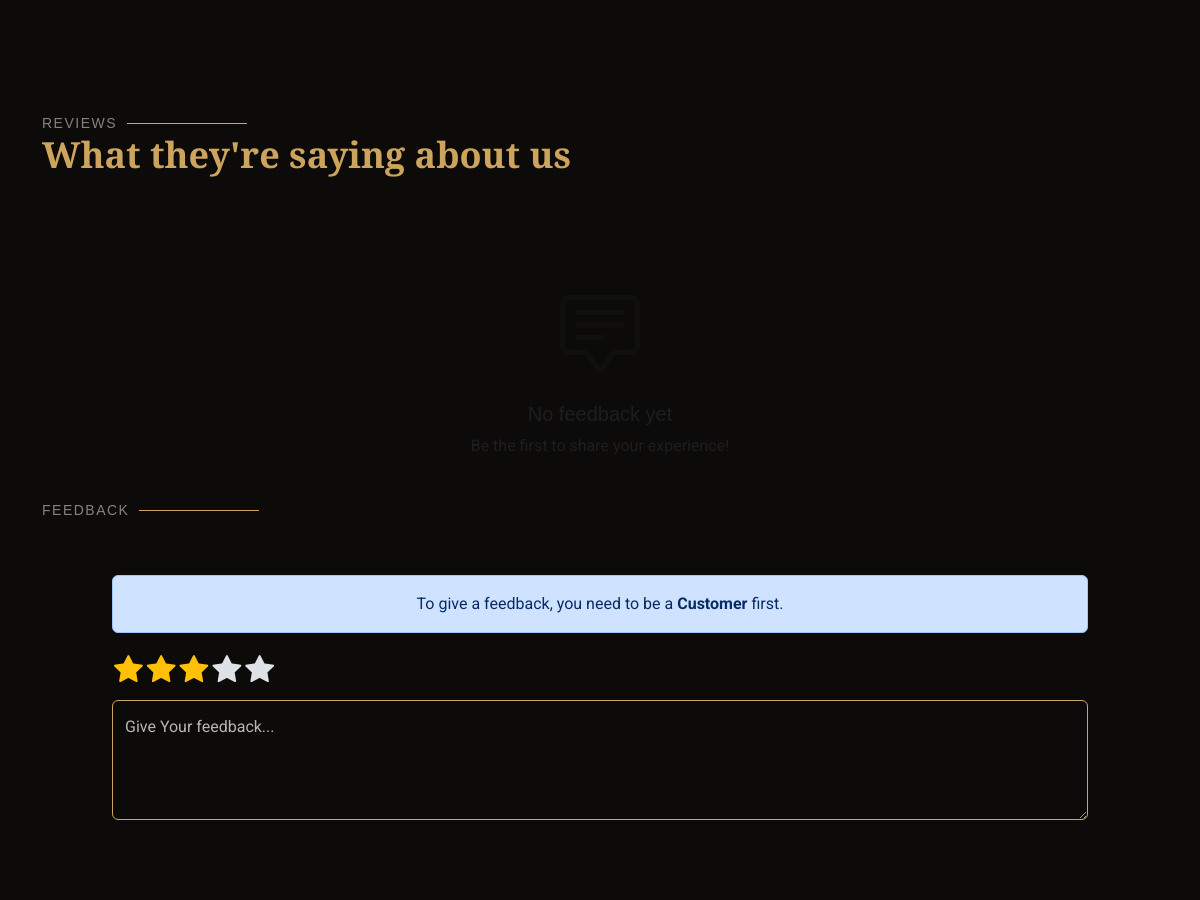
Before: / (middle part) with the older database file.
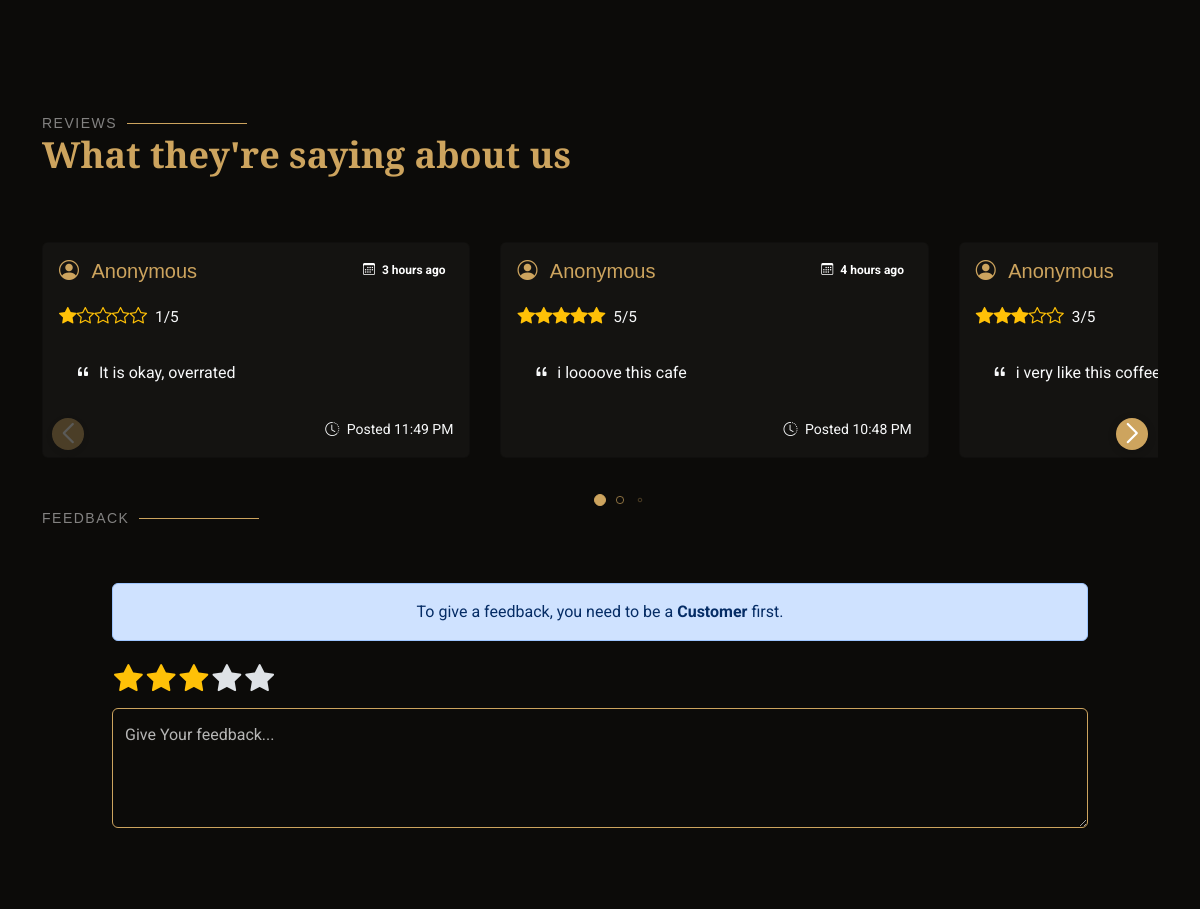
After: the same page with the newer database file.
### tables this page shows
CREATE TABLE `feedbacks` (
  `id` int(11) NOT NULL,
  `user_name` varchar(100) DEFAULT 'Anonymous',
  `user_email` varchar(100) DEFAULT NULL,
  `feedback_text` text NOT NULL,
  `rating` int(1) DEFAULT 3,
  `created_at` datetime NOT NULL
);

### app/persmission.php (called while the page is built)
<?php
function hasPermission($permission_name) {
    global $pdo;
    $role_id = $_SESSION['role_id'] ?? null;
    if (!$role_id) return false;
    $stmt = $pdo->prepare('
        SELECT COUNT(*) FROM role_permissions
        INNER JOIN permissions ON role_permissions.permission_id = permissions.id
        WHERE role_permissions.role_id = :role_id AND permissions.permission_name = :permission_name
    ');
    $stmt->execute(['role_id' => $role_id, 'permission_name' => $permission_name]);
    return $stmt->fetchColumn() > 0;
}

### index.php (the view, shortened to what this page needs)
<?php
require 'app/db.php';
require 'app/persmission.php';
require 'app/feedback.php';
$feedbacks = getAllFeedbacks($pdo);
?>
<!DOCTYPE html>
<html lang="en">
    <head>
        <link href="assets/vendor/bootstrap/css/bootstrap.min.css" rel="stylesheet">
        <link href="assets/vendor/bootstrap-icons/bootstrap-icons.css" rel="stylesheet">
        <link href="assets/vendor/aos/aos.css" rel="stylesheet">
        <link href="assets/vendor/glightbox/css/glightbox.min.css" rel="stylesheet">
        <link href="assets/vendor/swiper/swiper-bundle.min.css" rel="stylesheet">
        <link href="assets/css/main.css" rel="stylesheet">
    </head>
    <body class="index-page">
        <main class="main">
            <section id="why-us" class="why-us section">
            </section>
            <section id="testimonials" class="testimonials section">
                <div class="container section-title" data-aos="fade-up">
                    <h2>Reviews</h2>
                    <p>What they're saying about us</p>
                </div>
                <div class="container" data-aos="fade-up" data-aos-delay="100">
                    <div class="swiper init-swiper" data-speed="600" data-delay="5000" data-breakpoints="{ &quot;320&quot;: { &quot;slidesPerView&quot;: 1, &quot;spaceBetween&quot;: 40 }, &quot;1200&quot;: { &quot;slidesPerView&quot;: 3, &quot;spaceBetween&quot;: 40 } }">
                        <div id="view-feedback">
                            <?php if (empty($feedbacks)): ?>
                            <div class="text-center py-5">
                                <div class="mb-3">
                                    <i class="bi bi-chat-square-text display-1 text-muted opacity-25"></i>
                                </div>
                                <h4 class="h5 text-muted mb-2">No feedback yet</h4>
                                <p class="text-muted mb-0">Be the first to share your experience!</p>
                            </div>
                            <?php else: ?>
                            <div class="swiper-container">
                                <div class="swiper reviewsSwiper">
                                    <div class="swiper-wrapper">
                                        <?php foreach ($feedbacks as $feedback): ?>
                                        <div class="swiper-slide">
                                            <div class="card feedback-card h-100">
                                                <div class="card-body d-flex flex-column">
                                                    <div class="d-flex justify-content-between align-items-start mb-3">
                                                        <div class="flex-grow-1">
                                                            <h5 class="card-title mb-1">
                                                                <i class="bi bi-person-circle me-2"></i>
                                                                <?php echo htmlspecialchars($feedback['user_name']); ?>
                                                            </h5>
                                                        </div>
                                                        <span class="badge ms-2">
                                                            <i class="bi bi-calendar3 me-1"></i>
                                                            <?php echo formatFeedbackDate($feedback['created_at']); ?>
                                                        </span>
                                                    </div>
                                                    <div class="star-display mb-3">
                                                        <?php echo getStarDisplay($feedback['rating']); ?>
                                                    </div>
                                                    <div class="feedback-text text-light mb-3 flex-grow-1">
                                                        <div class="p-3 rounded h-100">
                                                            <i class="bi bi-quote me-1"></i>
                                                            <span class="feedback-content-text">
                                                                <?php echo nl2br(htmlspecialchars($feedback['feedback_text'])); ?>
                                                            </span>
                                                        </div>
                                                    </div>
                                                    <div class="mt-auto text-end">
                                                        <small class="text-light">
                                                            <i class="bi bi-clock-history me-1"></i>
                                                            Posted <?php echo date('g:i A', strtotime($feedback['created_at'])); ?>
                                                        </small>
                                                    </div>
                                                </div>
                                            </div>
                                        </div>
                                        <?php endforeach; ?>
                                    </div>
                                    <div class="swiper-button-next"></div>
                                    <div class="swiper-button-prev"></div>
                                    <br>
                                    <div class="swiper-pagination"></div>
                                </div>
                            </div>
                            <?php endif; ?>
                        </div>
                    </div>
                </div>
                <div class="container section-title" data-aos="fade-up">
                    <h2>Feedback</h2>
                </div>
                <div class="container col-10" data-aos="fade-up" data-aos-delay="100">
                    <?php if (!hasPermission('create_feedback')): ?>
                    <div class="alert alert-primary text-center" role="alert">
                      To give a feedback, you need to be a <a href="#" class="alert-link">Customer</a> first.
                    </div>
                    <?php endif; ?>
                    <form method="POST" action="<?php echo htmlspecialchars($_SERVER['PHP_SELF']); ?>#testimonials" novalidate>
                        <div class="col-12">
                            <div class="star-rating star-label mb-2">
                                <label for="star5" title="Excellent - Perfect experience!">
                                    <i class="bi bi-star-fill"></i>
                                </label>
                                <label for="star4" title="Very Good - Great experience">
                                    <i class="bi bi-star-fill"></i>
                                </label>
                                <label for="star3" title="Good - Satisfied">
                                    <i class="bi bi-star-fill"></i>
                                </label>
                                <label for="star2" title="Fair - Could be better">
                                    <i class="bi bi-star-fill"></i>
                                </label>
                                <label for="star1" title="Poor - Needs improvement">
                                    <i class="bi bi-star-fill"></i>
                                </label>
                            </div>
                        </div>
                        <div class="col-12">
                            <div class="form-floating">
                                <textarea class="form-control"
                                          id="feedback_text"
                                          name="feedback"
                                          placeholder="Give Your feedback..."
                                          style="height: 120px"
                                          required><?php echo htmlspecialchars($_POST['feedback'] ?? ''); ?></textarea> <br>
                            </div>
                        </div>
                    </form>
                </div>
            </section>
        </main>
    </body>
</html>

### app/feedback.php (shortened to what this page needs)
<?php
function getAllFeedbacks($pdo) {
    try {
        $stmt = $pdo->query("
            SELECT * FROM feedbacks
            ORDER BY created_at DESC
        ");
        return $stmt->fetchAll(PDO::FETCH_ASSOC);
    } catch(PDOException $e) {
        error_log("Error fetching feedbacks: " . $e->getMessage());
        return [];
    }
}
function getStarDisplay($rating) {
    $html = '';
    for ($i = 1; $i <= $rating; $i++) {
        $html .= '<i class="bi bi-star-fill"></i>';
    }
    for ($i = $rating + 1; $i <= 5; $i++) {
        $html .= '<i class="bi bi-star"></i>';
    }
    $html .= '<span class="ms-2 text-light small">' . $rating . '/5</span>';
    return $html;
}
function formatFeedbackDate($dateString) {
    $timestamp = strtotime($dateString);
    $now = time();
    $diff = $now - $timestamp;
    if ($diff < 86400) {
        $hours = floor($diff / 3600);
        return $hours . ' hour' . ($hours > 1 ? 's' : '') . ' ago';
    }
    return date('M j, Y', $timestamp);
}
?>

### assets/css/main.css (style rules this page uses)
:root { --default-font: "Roboto", system-ui, -apple-system, "Segoe UI", Roboto, "Helvetica Neue", Arial, "Noto Sans", "Liberation Sans", sans-serif, "Apple Color Emoji", "Segoe UI Emoji", "Segoe UI Symbol", "Noto Color Emoji"; --heading-font: "Playfair Display", sans-serif; --nav-font: "Poppins", sans-serif; }
:root { --background-color: #0c0b09; --default-color: rgba(255, 255, 255, 0.7); --heading-color: #ffffff; --accent-color: #cda45e; --surface-color: #29261f; --contrast-color: #0c0b09; }
:root { --nav-color: #ffffff; --nav-hover-color: #cda45e; --nav-mobile-background-color: #29261f; --nav-dropdown-background-color: #29261f; --nav-dropdown-color: #ffffff; --nav-dropdown-hover-color: #cda45e; }
:root { scroll-behavior: smooth; }
body { color: var(--default-color); background-color: var(--background-color); font-family: var(--default-font); }
a { color: var(--accent-color); text-decoration: none; transition: 0.3s; }
h1, h2, h3, h4, h5, h6 { color: var(--heading-color); font-family: var(--heading-font); }
section, .section { color: var(--default-color); background-color: var(--background-color); padding: 60px 0; scroll-margin-top: 77px; overflow: clip; }
.section-title { padding-bottom: 60px; position: relative; }
.section-title h2 { font-size: 14px; font-weight: 500; padding: 0; line-height: 1px; margin: 0; letter-spacing: 1.5px; text-transform: uppercase; color: color-mix(in srgb, var(--default-color), transparent 30%); position: relative; }
.section-title h2::after { content: ""; width: 120px; height: 1px; display: inline-block; background: var(--accent-color); margin: 4px 10px; }
.section-title p { color: var(--accent-color); margin: 0; font-size: 36px; font-weight: 600; font-family: var(--heading-font); }
.star-rating { display: flex; flex-direction: row-reverse; justify-content: flex-end; cursor: pointer; }
.star-rating label { color: #dee2e6; cursor: pointer; transition: color 0.2s; margin: 0 2px; }
.star-rating label:hover, .star-rating label:hover ~ label, .star-rating input:checked ~ label { color: #ffc107; }
.star-display { color: #ffc107; font-size: 1.1rem; }
.star-label { font-size: 1.8rem; }
.star-rating i { display: inline-block; }
.feedback-card { background-color: color-mix(in srgb, var(--default-color), transparent 95%) !important; */ min-height: 5em; }
.feedback-card .card-title { color: var(--accent-color) !important; }
.form-control { background-color: var(--background-color); color: var(--default-color); border-color: var(--accent-color); }
#feedback_text { background-color: var(--background-color) !important; color: var(--default-color) !important; border-color: var(--accent-color) !important; }
#feedback_text::placeholder { color: var(--default-color) !important; }
.swiper-button-next, .swiper-button-prev { width: 32px !important; height: 32px !important; background-color: var(--accent-color); border-radius: 50%; color: white !important; top: 50% !important; margin-top: 40px; box-shadow: 0 2px 8px rgba(0,0,0,0.2); }
.swiper-button-next { right: 10px !important; }
.swiper-button-prev { left: 10px !important; }
.swiper-button-next:after, .swiper-button-prev:after { font-size: 20px !important; font-weight: bold; }
.swiper-button-next.swiper-button-disabled, .swiper-button-prev.swiper-button-disabled { opacity: 0.3; cursor: not-allowed; pointer-events: all; }
.testimonials .swiper-wrapper { height: auto; }
.testimonials .swiper-pagination { margin-top: 20px; position: relative; }

Changed rows visible on the page:
added feedbacks: user_name "Anonymous", created_at "3 hours ago", rating "1", feedback_text "It is okay, overrated", created_at "11:49 PM"
added feedbacks: user_name "Anonymous", created_at "4 hours ago", rating "5", feedback_text "i loooove this cafe", created_at "10:48 PM"
added feedbacks: user_name "Anonymous", rating "3", feedback_text "i very like this…"
Other visible differences:
text no longer shown: "No feedback yet Be the first to share your experience!"
